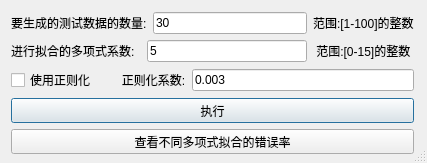
<?xml version="1.0" encoding="UTF-8"?>
<ui version="4.0">
 <class>Dialog</class>
 <widget class="QDialog" name="Dialog">
  <property name="geometry">
   <rect>
    <x>0</x>
    <y>0</y>
    <width>427</width>
    <height>163</height>
   </rect>
  </property>
  <property name="mouseTracking">
   <bool>false</bool>
  </property>
  <property name="windowTitle">
   <string>多项式拟合</string>
  </property>
  <property name="sizeGripEnabled">
   <bool>true</bool>
  </property>
  <widget class="QWidget" name="">
   <property name="geometry">
    <rect>
     <x>11</x>
     <y>12</y>
     <width>403</width>
     <height>142</height>
    </rect>
   </property>
   <layout class="QVBoxLayout" name="verticalLayout">
    <item>
     <layout class="QHBoxLayout" name="horizontalLayout">
      <item>
       <widget class="QLabel" name="label_3">
        <property name="text">
         <string>要生成的测试数据的数量:</string>
        </property>
       </widget>
      </item>
      <item>
       <widget class="QLineEdit" name="lineEditNum">
        <property name="text">
         <string>30</string>
        </property>
       </widget>
      </item>
      <item>
       <widget class="QLabel" name="label_4">
        <property name="text">
         <string>范围:[1-100]的整数</string>
        </property>
       </widget>
      </item>
     </layout>
    </item>
    <item>
     <layout class="QHBoxLayout" name="horizontalLayout_3">
      <item>
       <layout class="QHBoxLayout" name="horizontalLayout_2">
        <item>
         <widget class="QLabel" name="label">
          <property name="text">
           <string>进行拟合的多项式系数:  </string>
          </property>
         </widget>
        </item>
        <item>
         <widget class="QLineEdit" name="lineEditPower">
          <property name="text">
           <string>5</string>
          </property>
         </widget>
        </item>
       </layout>
      </item>
      <item>
       <widget class="QLabel" name="label_2">
        <property name="text">
         <string> 范围:[0-15]的整数 </string>
        </property>
       </widget>
      </item>
     </layout>
    </item>
    <item>
     <layout class="QHBoxLayout" name="horizontalLayout_4">
      <item>
       <widget class="QCheckBox" name="isNormal">
        <property name="text">
         <string>使用正则化</string>
        </property>
       </widget>
      </item>
      <item>
       <widget class="QLabel" name="lambdaInfo">
        <property name="text">
         <string>      正则化系数:</string>
        </property>
       </widget>
      </item>
      <item>
       <widget class="QLineEdit" name="lineEditLambda">
        <property name="enabled">
         <bool>true</bool>
        </property>
        <property name="text">
         <string>0.003</string>
        </property>
       </widget>
      </item>
     </layout>
    </item>
    <item>
     <widget class="QPushButton" name="pushButtonStart">
      <property name="text">
       <string>执行</string>
      </property>
      <property name="icon">
       <iconset resource="pics.qrc">
        <normaloff>:/images/cartoon4.ico</normaloff>:/images/cartoon4.ico</iconset>
      </property>
     </widget>
    </item>
    <item>
     <widget class="QPushButton" name="pushButtonErrStatistic">
      <property name="text">
       <string>查看不同多项式拟合的错误率</string>
      </property>
      <property name="icon">
       <iconset resource="pics.qrc">
        <normaloff>:/images/cartoon3.ico</normaloff>:/images/cartoon3.ico</iconset>
      </property>
     </widget>
    </item>
   </layout>
  </widget>
 </widget>
 <resources>
  <include location="pics.qrc"/>
 </resources>
 <connections/>
</ui>
